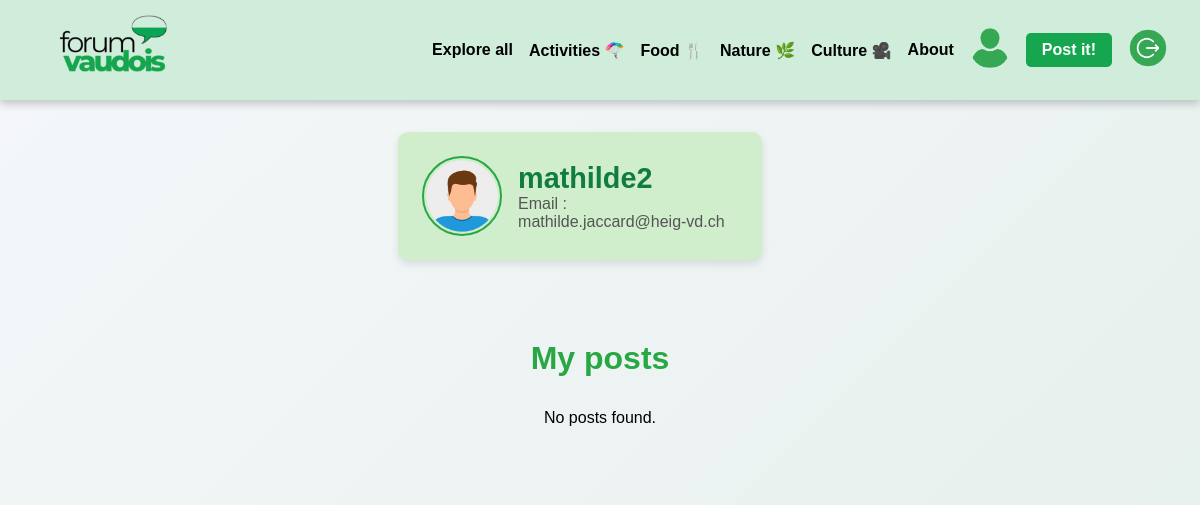
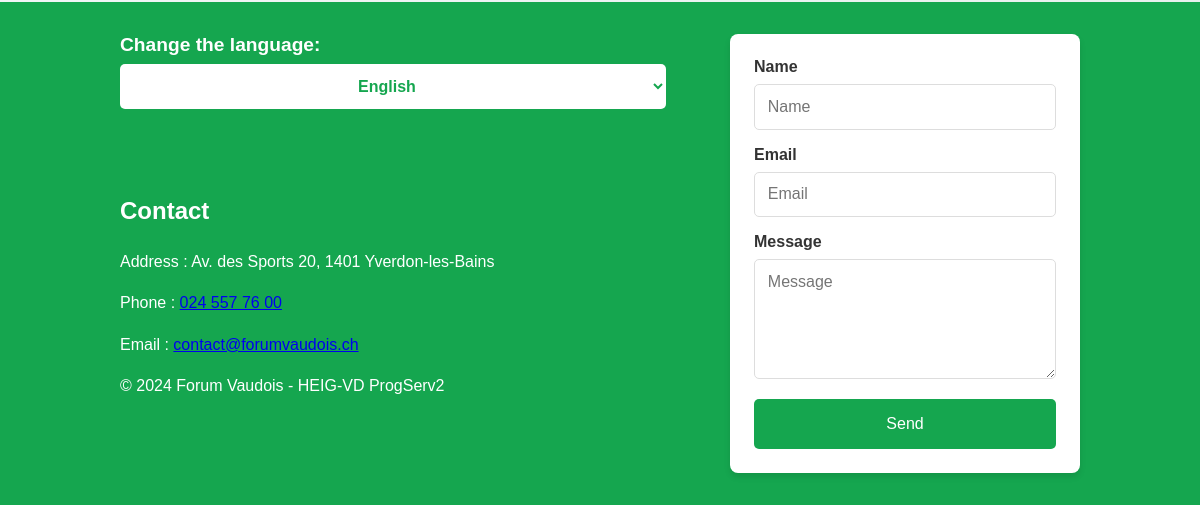
Page /pages/profil.php (signed in) on the earlier database version (2 pictures, top to bottom).
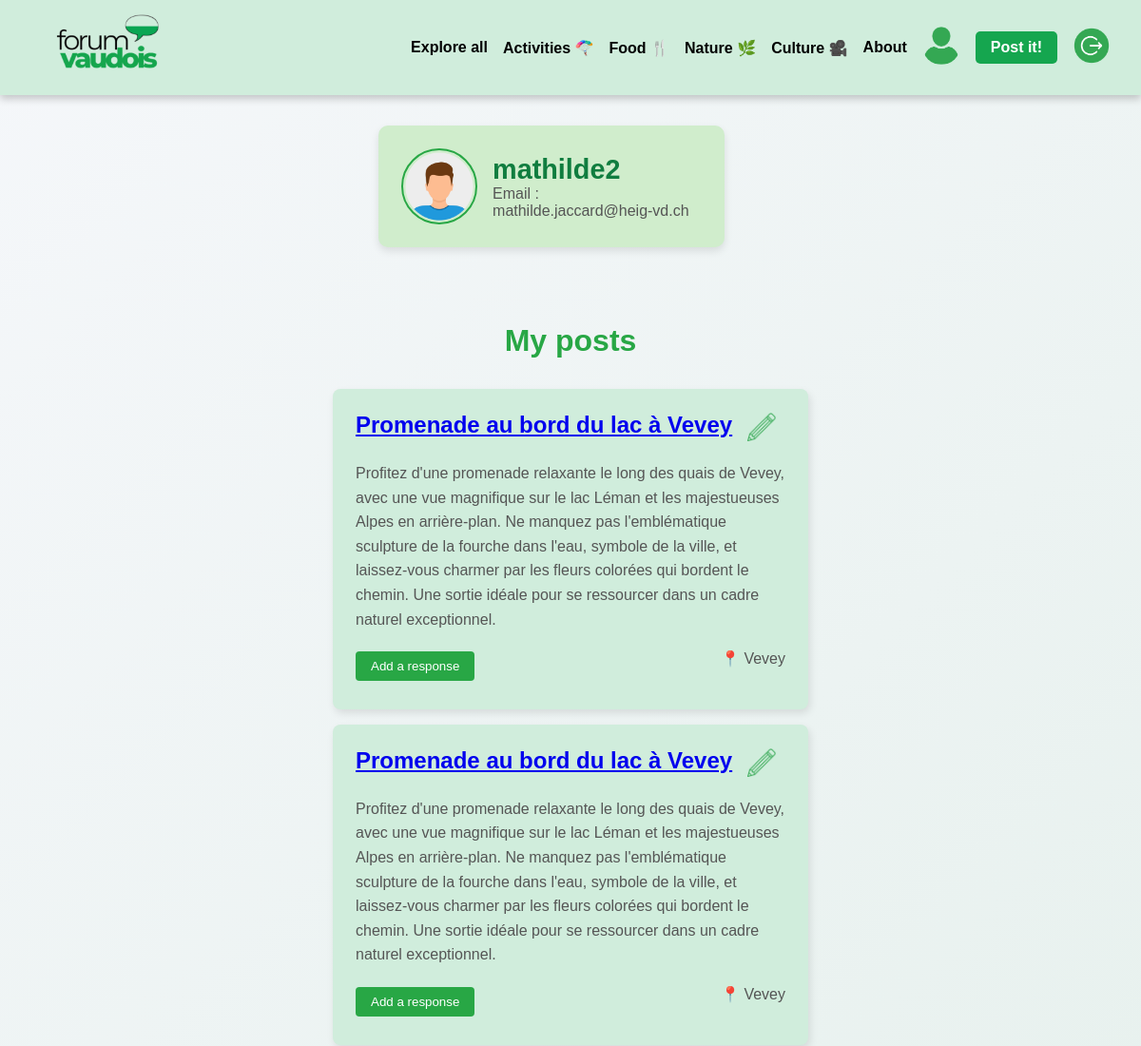
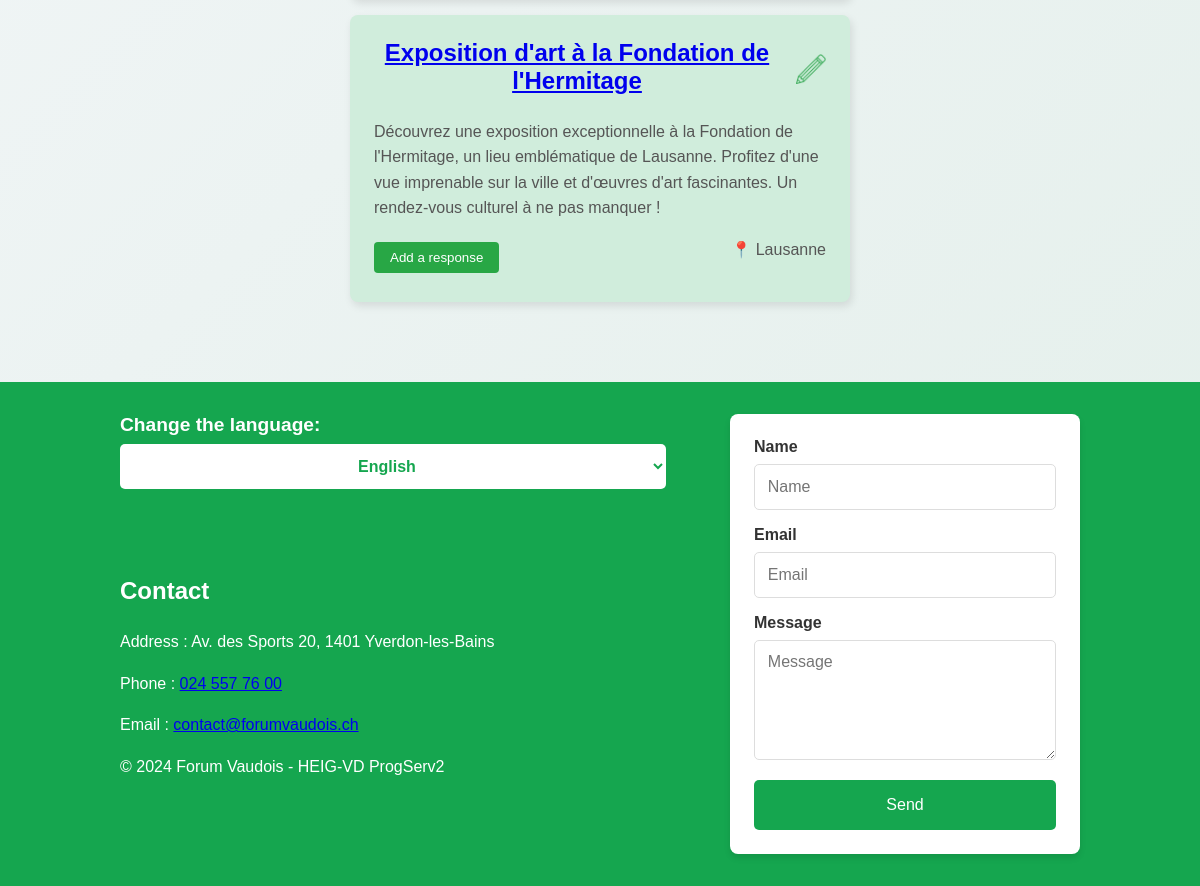
Same page on the later database version (2 pictures, top to bottom).
### tables this page shows
CREATE TABLE User (
    id INTEGER PRIMARY KEY AUTOINCREMENT,
    username TEXT NOT NULL UNIQUE,
    email TEXT NOT NULL UNIQUE,
    password TEXT NOT NULL,
    created_at DATETIME DEFAULT CURRENT_TIMESTAMP,
    token TEXT,
    isBlocked BOOLEAN DEFAULT 0,
    isVerified BOOLEAN DEFAULT 0
);

CREATE TABLE Post (
    id INTEGER PRIMARY KEY AUTOINCREMENT,
    id_user INTEGER NOT NULL,
    id_city INTEGER NOT NULL,
    id_category INTEGER NOT NULL,
    title TEXT NOT NULL,
    text TEXT NOT NULL,
    budget REAL,
    address TEXT,
    created_at DATETIME DEFAULT CURRENT_TIMESTAMP,
    last_update DATETIME DEFAULT CURRENT_TIMESTAMP,
    FOREIGN KEY (id_user) REFERENCES User(id) ON DELETE CASCADE,
    FOREIGN KEY (id_city) REFERENCES City(id),
    FOREIGN KEY (id_category) REFERENCES Category(id)
);

### src/CRUDManager/DbManagerCRUD.php (called while the page is built, shortened)
<?php
class DbManagerCRUD implements I_ApiCRUD
{
    private $db;
    public function __construct()
    {
        $config = parse_ini_file(__DIR__ . '/../../config/db.ini');
        $basePath = dirname(__DIR__, 2);
        $dsn = str_replace('%BASE_PATH%', $basePath, $config['dsn']);
        $username = $config['username'];
        $password = $config['password'];
        $this->db = new \PDO($dsn, $username, $password);
    }
    public function getUserById(int $id): ?User
    {
        $sql = "SELECT * FROM user WHERE id = :id";
        $stmt = $this->db->prepare($sql);
        $stmt->bindParam('id', $id, \PDO::PARAM_STR);
        $stmt->execute();
        $userData = $stmt->fetchAll(\PDO::FETCH_ASSOC);
        $user = null;
        if ($userData) {
            $user = new User(
                $userData[0]["username"],
                $userData[0]["email"],
                $userData[0]["password"],
                $userData[0]["token"],
                $userData[0]["id"],
                $userData[0]["isBlocked"],
                $userData[0]["isVerified"]
            );
        }
        return $user;
    }
    public function getPostsByUser(int $id_user): array
    {
        $sql = "SELECT * FROM Post WHERE id_user = :id_user";
        $stmt = $this->db->prepare($sql);
        $stmt->bindParam('id_user', $id_user, \PDO::PARAM_INT);
        $stmt->execute();
        $posts = [];
        while ($row = $stmt->fetch(\PDO::FETCH_ASSOC)) {
            $posts[] = new Post(
                $row['title'],
                $row['text'],
                $row['budget'],
                $row['id_user'],
                $row['id_city'],
                $row['id_category'],
                new DateTime($row['created_at']),
                new DateTime($row['last_update']),
                $row['id'],
                $row['address']
            );
        }
        return $posts;
    }
}

### src/Entity/User.php (called while the page is built, shortened)
<?php
class User
{
    private string $username;
    private string $email;
    public function setUsername(string $username)
    {
        $options = "/^.{1,20}$/";
        $this->username = $username;
    }
    public function getUsername(): string
    {
        return $this->username;
    }
    public function setEmail(string $email)
    {
        if (filter_var($email, FILTER_VALIDATE_EMAIL)) {
            $this->email = $email;
        } else {
            throw new Exception('L\'adresse email n\'est pas valide.');
        }
    }
    public function getEmail(): string
    {
        return $this->email;
    }
}

### lang/lang_func.php (called while the page is built, shortened)
<?php
if (!function_exists('t')) {
    function t($key)
    {
        $language = getLanguage();
        $path = __DIR__ . DIRECTORY_SEPARATOR . "dictionaries" . DIRECTORY_SEPARATOR;
        $langFile = $path . "{$language}.php";
        $dictionary = require $langFile;
        return (array_key_exists($key, $dictionary))
            ? $dictionary[$key]
            : "[{$key}]";
    }
}
if (!function_exists('getLanguage')) {
    function getLanguage($defaultLanguage = 'fr')
    {
        $language = null;
        if (isset($_GET['lang'])) {
            $language = $_GET['lang'];
        } elseif (isset($_SESSION['LANG'])) {
            $language = $_SESSION['LANG'];
        } else {
            $language = getLanguageFromBrowser($defaultLanguage);
        }
        return $language;
    }
}
if (!function_exists('getLanguageFromBrowser')) {
    function getLanguageFromBrowser($defaultLanguage = 'fr')
    {
        $languages = [];
        if (isset($_SERVER['HTTP_ACCEPT_LANGUAGE'])) {
            preg_match_all(
                '/([a-z]{1,8}(-[a-z]{1,8})?)\s*(;\s*q\s*=\s*(1|0\.[0-9]+))?/i',
                $_SERVER['HTTP_ACCEPT_LANGUAGE'],
                $lang_parse
            );
            if (count($lang_parse[1])) {
                $languages = array_combine($lang_parse[1], $lang_parse[4]);
                foreach ($languages as $lang => $val) {
                    if ($val === '') {
                        $languages[$lang] = 1;
                    }
                }
                arsort($languages, SORT_NUMERIC);
            }
        }
        $supportedLanguages = getSupportedLanguages();
        foreach ($languages as $locale => $weighting) {
            $browserLanguage = strpos($locale, '-') !== false ? substr($locale, 0, 2) : $locale;
            if (in_array($browserLanguage, $supportedLanguages)) {
                return $browserLanguage;
            }
        }
        return $defaultLanguage;
    }
}
if (!function_exists('getSupportedLanguages')) {
    function getSupportedLanguages()
    {
        $path = __DIR__ . DIRECTORY_SEPARATOR . "dictionaries" . DIRECTORY_SEPARATOR;
        $files = glob($path . "*.php");
        $languages = [];
        foreach ($files as $file) {
            $languages[] = pathinfo($file, PATHINFO_FILENAME);
        }
        return $languages;
    }
}

### src/Entity/Post.php (called while the page is built, shortened)
<?php
class Post
{
    private int $id;
    private string $title;
    private string $text;
    private int $city;
    public function __construct(string $title, string $text, int $budget, int $author, int $city, int $category, DateTime $created_at, DateTime $last_update, int $id = 0, string $address = "")
    {
        $this->id = $id;
    }
    public function getId(): int
    {
        return $this->id;
    }
    public function setTitle(string $title): void
    {
        $this->title = $title;
    }
    public function getTitle(): string
    {
        return $this->title;
    }
    public function setText(string $text): void
    {
        $this->text = $text;
    }
    public function getText(): string
    {
        return $this->text;
    }
    public function setCity(int $city): void
    {
        $this->city = $city;
    }
    public function getCity(): int
    {
        return $this->city;
    }
}

### src/Entity/City.php (called while the page is built, shortened)
<?php
class City
{
    private $cityName;
    public function setCityName(string $cityName)
    {
        $options = "/^.{1,50}$/";
        $this->cityName = $cityName;
    }
    public function getCityName(): string
    {
        return $this->cityName;
    }
    public static function getCityById(int $id): City
    {
        $cityData = [
            1 => "Lausanne",
            3 => "Yverdon-les-Bains",
            2 => "Montreux",
            4 => "Vevey",
            5 => "Nyon",
            7 => "Renens",
            6 => "Morges"
        ];
        return new City($cityData[$id], $id);
    }
}

### pages/profil.php (the view, shortened to what the rows shown need)
<?php
require_once __DIR__ . '/../lang/lang_func.php';
$db = new DbManagerCRUD();
$loggedUserID = $_SESSION["id"];
$loggedUser = $db->getUserById($loggedUserID);
$posts = $db->getPostsByUser($loggedUserID);
?>
<!DOCTYPE html>
<html lang="en">
<head>
    <link rel="stylesheet" href="../assets/css/style.css?v=<?= time(); ?>">
</head>
<body>
    <div class="wrapper">
        <?php include '../components/header.php'; ?>
        <main class="profile-main">
            <section class="profile-section">
                <div class="profile-header">
                    <div class="profile-info">
                        <h1><?= htmlspecialchars($loggedUser->getUsername()) ?></h1>
                        <p><?= t('profile_email'); ?> <?= htmlspecialchars($loggedUser->getEmail()) ?></p>
                    </div>
                </div>
            </section>
            <section class="profile-posts">
                <h2><?= t('profile_my_posts'); ?></h2>
                <div class="posts-container">
                    <?php if (!empty($posts)): ?>
                        <?php foreach ($posts as $post): ?>
                            <div class="post-card">
                            <div class="post-header">
    <h2>
        <a href="postDetails.php?id_post=<?= htmlspecialchars($post->getId()) ?>" class="post-title-link">
            <?= htmlspecialchars($post->getTitle()) ?>
        </a>
    </h2>
    <a href="updatePost.php?id_post=<?= htmlspecialchars($post->getId()) ?>" class="edit-icon" title="Modifier la publication">
        <img src="../assets/images/update.png" alt="Modifier" style="width: 30px; height: 30px;">
    </a>
</div>
                                <p><?= htmlspecialchars($post->getText()) ?></p>
                                <div class="post-footer">
                                    <button class="btn-response"><?= t('profile_add_response'); ?></button>
                                    <p class="post-location">
                                        📍 <?= htmlspecialchars(City::getCityById($post->getCity())->getCityName()) ?>
                                    </p>
                                </div>
                            </div>
                        <?php endforeach; ?>
                    <?php else: ?>
                        <p><?= t('profile_no_posts'); ?></p>
                    <?php endif; ?>
                </div>
            </section>
        </main>
    </div>
</body>
</html>

Differences in the rows shown:
added post: title "Promenade au bord du lac à Vevey", text "Profitez d'une promenade relaxante le long des quais de Vevey, avec une vue magnifique sur le lac Léman et les majestueuses Alpes en arrière-plan. Ne manquez pas l'emblématique sculpture de la fourche dans l'eau, symbole de la ville, et laissez-vous charmer par les fleurs colorées qui bordent le chemin. Une sortie idéale pour se ressourcer dans un cadre naturel exceptionnel.", id_city "Vevey"
added post: title "Promenade au bord du lac à Vevey", text "Profitez d'une promenade relaxante le long des quais de Vevey, avec une vue magnifique sur le lac Léman et les majestueuses Alpes en arrière-plan. Ne manquez pas l'emblématique sculpture de la fourche dans l'eau, symbole de la ville, et laissez-vous charmer par les fleurs colorées qui bordent le chemin. Une sortie idéale pour se ressourcer dans un cadre naturel exceptionnel.", id_city "Vevey"
added post: title "Exposition d'art à la Fondation de l'Hermitage", text "Découvrez une exposition exceptionnelle à la Fondation de l'Hermitage, un lieu emblématique de Lausanne. Profitez d'une vue imprenable sur la ville et d'œuvres d'art fascinantes. Un rendez-vous culturel à ne pas manquer !", id_city "Lausanne"
Other differences:
t('profile_no_posts'): "No posts found." → (not shown)
